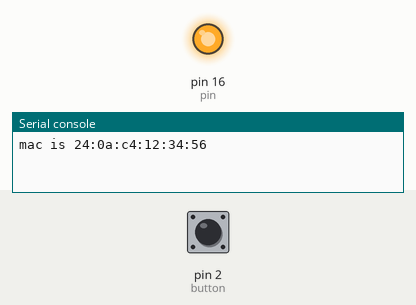
Bench run of a program on a simulated MicroPython board. Shown: output pins drawn as LEDs (lit = HIGH), the last lines printed to the serial console. The test bench sets the inputs (shaded band); at power-on: pin 2 (button) HIGH. WiFi joins after 1.5 s; no MQTT or app messages arrive unless stated.

Above: at 0.1 s.
At 9.3 s:
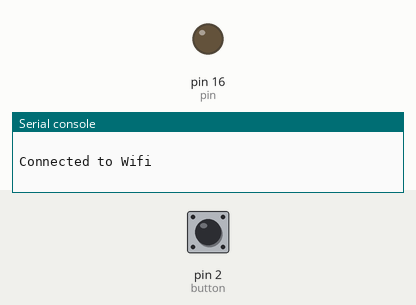
9.4 s: pin 2 (button) pulled LOW for 0.15 s
Timing chart, 0 to 12.4 s (numbered marks = the images above; inputs shaded):
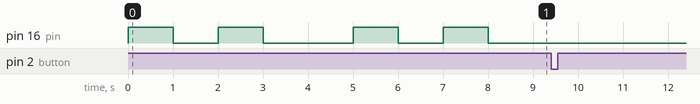

The program:

main.py
```python
import network
from machine import Pin
from mqtt import MQTTClient
import machine
import time
import ubinascii

ssid = ""
wifipw = ""

mac = ubinascii.hexlify(network.WLAN().config('mac'),':').decode()

print ("mac is " + mac)

# 60:01:94:1f:1b:f4 Black
# 60:01:94:25:8f:a9 Red

pin = machine.Pin(16, Pin.OUT)
button = Pin(2, Pin.IN)
pin.value(1)
time.sleep(1)
pin.value(0)
time.sleep(1)
pin.value(1)
time.sleep(1)
pin.value(0)

prevvalue = 1

pubfeed = ""
subfeed = ""

pubfeed = "makerhubevents.backdoorbell"

user = "gumakerhub"
feed = pubfeed
key = ""


station = network.WLAN(network.STA_IF)
station.active(True)
station.connect(ssid,wifipw)

while not station.isconnected():
    print("not connected")
    print(wifipw)
    print(ssid)
    time.sleep(1)
    machine.idle()

print("Connected to Wifi\n")

pin.value(1)
time.sleep(1)
pin.value(0)
time.sleep(1)
pin.value(1)
time.sleep(1)
pin.value(0)


client = MQTTClient("makerhubdoorbellnASDFQWER1", "io.adafruit.com",user=user, password=key, port=1883)
client.connect()
client.publish(topic=user+"/feeds/" +pubfeed, msg="OFF")
pin.value(0)

i = 0

while True:
    if not station.isconnected():
       station.connect(ssid,wifipw)
       while not station.isconnected():
          print("not connected")
          time.sleep(1)
          machine.idle()
       client = MQTTClient("makerhubdoorbellnASDFQWER1", "io.adafruit.com",user=user, password=key, port=1883)
       client.connect()

    i = i + 1
    if(i % 50000 == 0):
       client.disconnect()
       time.sleep(1)
       client = MQTTClient("makerhubdoorbellnASDFQWER1", "io.adafruit.com",user=user, password=key, port=1883)
       client.connect()
       i = 1
    buttonval = button.value()
    if(prevvalue != buttonval and buttonval == 0):
       print("on")
       client.publish(topic=user+"/feeds/"+pubfeed, msg="ON")
    if(prevvalue != buttonval and buttonval == 1):
       client.publish(topic=user+"/feeds/"+pubfeed, msg="OFF")
       print("off")
    prevvalue = buttonval

    machine.idle()
```
